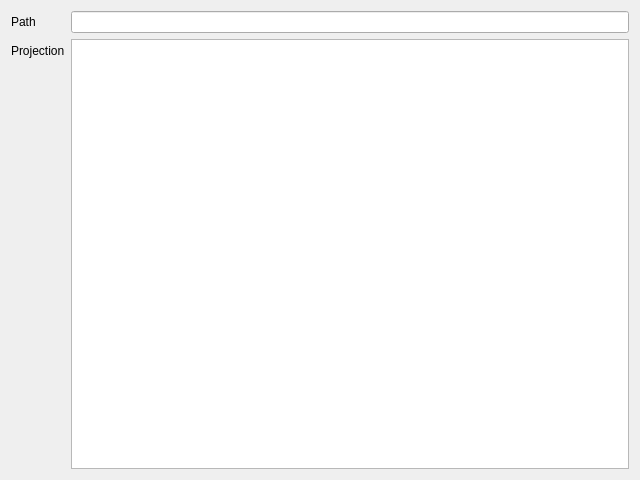
<?xml version="1.0" encoding="UTF-8"?>
<ui version="4.0">
 <class>BackgroundDetails</class>
 <widget class="QWidget" name="BackgroundDetails">
  <property name="geometry">
   <rect>
    <x>0</x>
    <y>0</y>
    <width>640</width>
    <height>480</height>
   </rect>
  </property>
  <property name="windowTitle">
   <string>Form</string>
  </property>
  <layout class="QFormLayout" name="formLayout">
   <item row="0" column="0">
    <widget class="QLabel" name="pathLabel">
     <property name="text">
      <string>Path</string>
     </property>
    </widget>
   </item>
   <item row="1" column="0">
    <widget class="QLabel" name="projectionlabel">
     <property name="text">
      <string>Projection</string>
     </property>
    </widget>
   </item>
   <item row="1" column="1">
    <widget class="QPlainTextEdit" name="projectionPlainTextEdit">
     <property name="readOnly">
      <bool>true</bool>
     </property>
    </widget>
   </item>
   <item row="0" column="1">
    <widget class="QLineEdit" name="pathLineEdit">
     <property name="readOnly">
      <bool>true</bool>
     </property>
    </widget>
   </item>
  </layout>
 </widget>
 <resources/>
 <connections/>
</ui>
